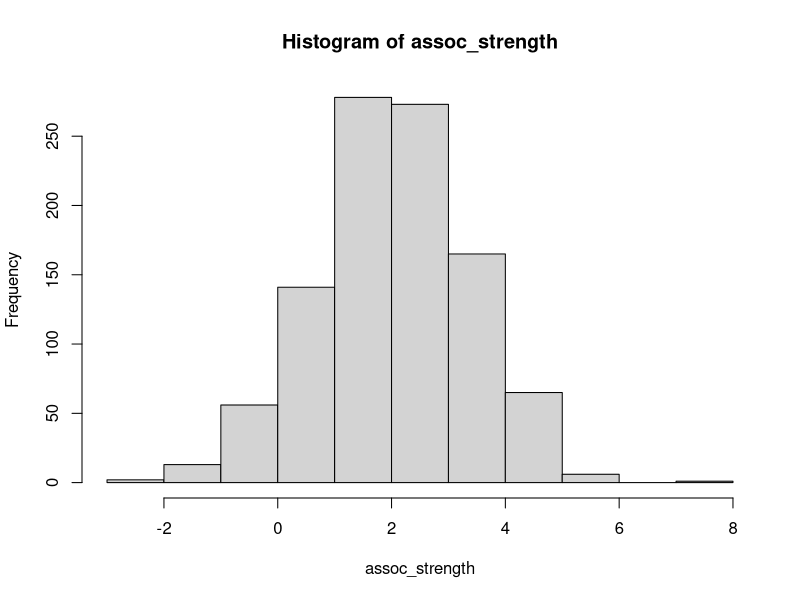
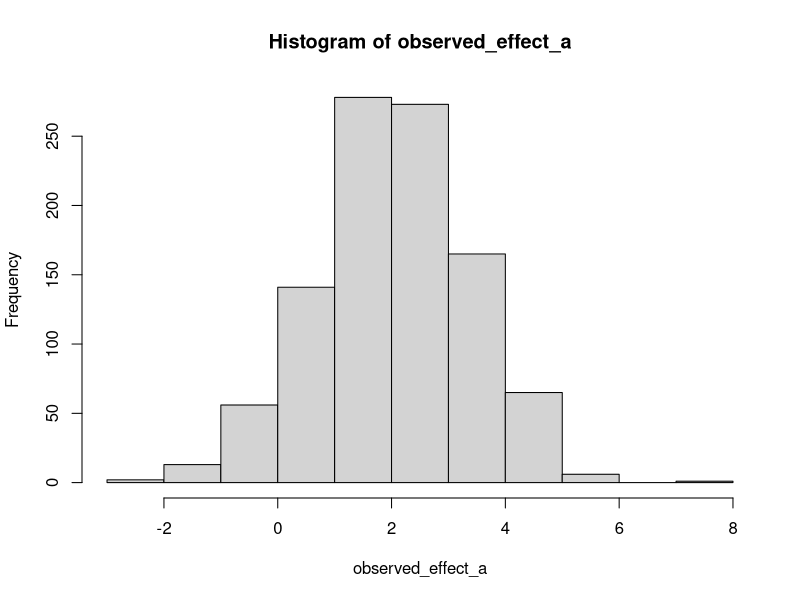
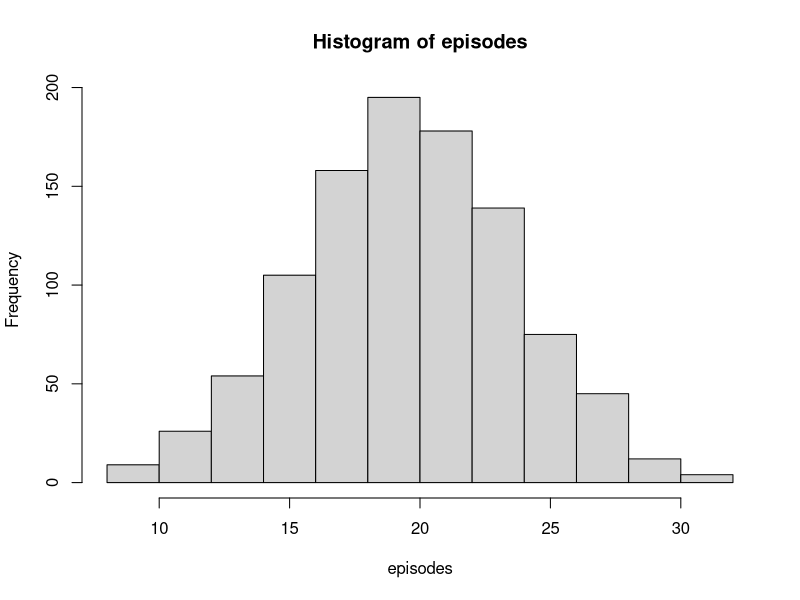
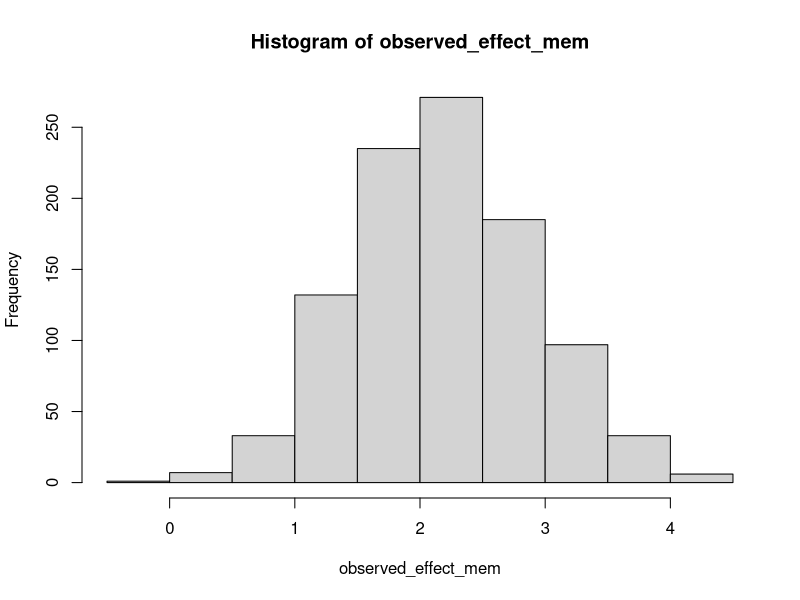
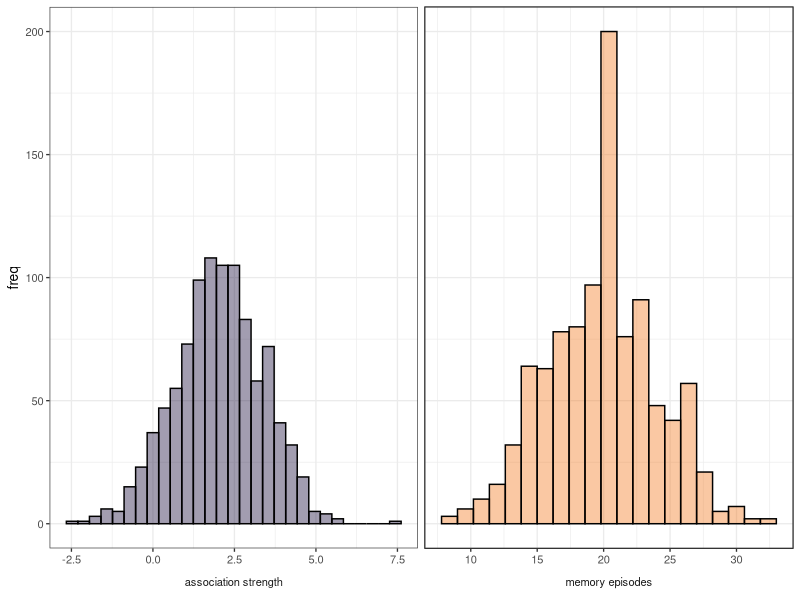
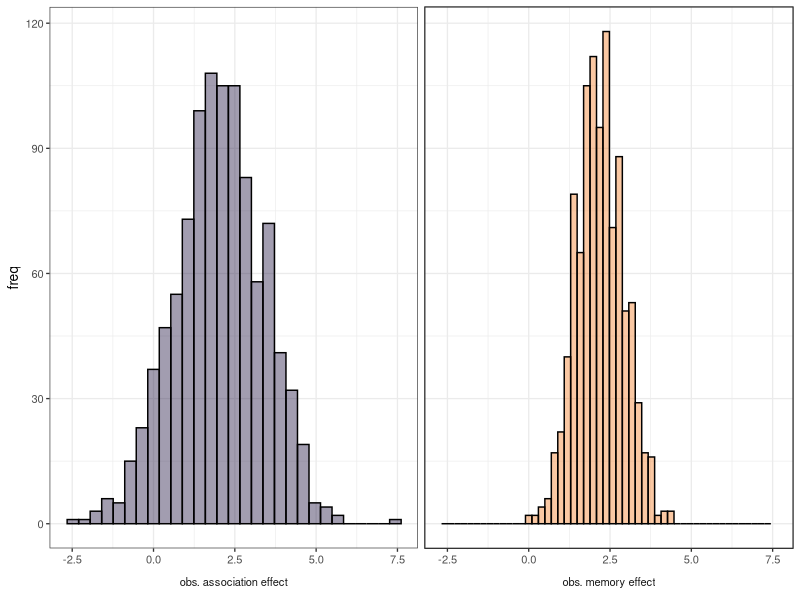
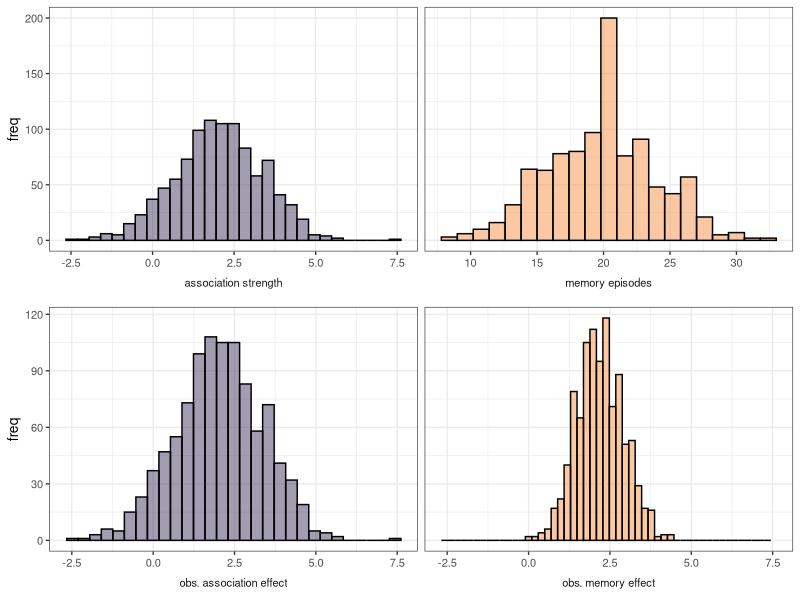
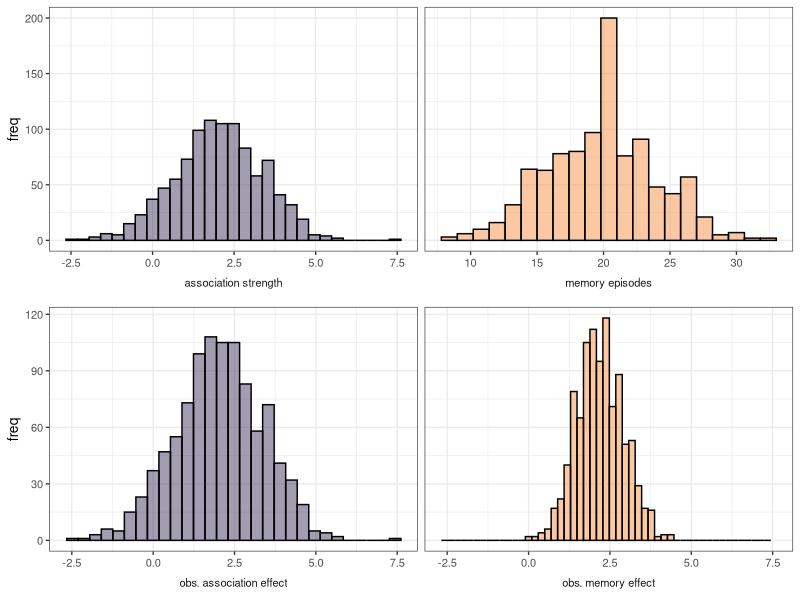

Recreate these plots in R, in order.
library(tidyverse)
library(ggplot2)
library(viridis)
library(ggpubr)

theme_set(theme_bw(base_size = 10,
                   base_family = "sans"))



noise <- rnorm(1000, 0, 0.1)

assoc_strength <- rnorm(1000, 2, 1.3)

hist(assoc_strength)
summary(assoc_strength)


# -measurement noise array
# -zugrundeliegende "echte" verteilungen (1 x normal, 1 x binomial mit vielen ziehungen)
# -transformation der zugrundeliegenden verteilungen in beobachtbare effekte 
# (normal+noise, logarithmische transformation von binomialergebnis
  
observed_effect_a <- assoc_strength
hist(observed_effect_a)
summary(observed_effect_a)
var(observed_effect_a)

episodes <- rbinom(1000, 100, 0.2)
hist(episodes)
summary(episodes)


observed_effect_mem <- noise*1.5*episodes^(1/2) + 1/2*episodes^(1/2)
hist(observed_effect_mem)
summary(observed_effect_mem)
var(observed_effect_mem)


mydata <- data.frame(association = assoc_strength, memory = episodes) |> 
  pivot_longer(everything(), names_to = "mechanism", values_to = "value")

hist.background <- ggplot(data=mydata, aes(x=value, color=mechanism, fill=mechanism)) +
  geom_histogram(aes(x=value), alpha=0.4, color="black", show.legend = FALSE, 
                 binwidth = function(x) 2 * IQR(x) / (length(x)^(1/3)),na.rm=T) +
  labs(y="freq", x = "") +
  scale_color_viridis(discrete = TRUE, begin=0.1, end=0.7, option="inferno") +
  scale_fill_viridis(discrete = TRUE, begin=0.1, end=0.7, option="inferno")

hist.background.final <- hist.background +
  facet_grid(.~mechanism, labeller = as_labeller(
    c(association = "association strength", 
      memory = "memory episodes")),
             scales = "free_x", switch = 'x') +
  theme(strip.background = element_blank(), 
        strip.placement = "outside",
        axis.title.x = element_blank())

hist.background.final

mydata.obs <- data.frame(association = observed_effect_a, memory = observed_effect_mem) |> 
  pivot_longer(everything(), names_to = "mechanism", values_to = "value")

hist.observed <- ggplot(data=mydata.obs, aes(x=value, color=mechanism, fill=mechanism)) +
  geom_histogram(aes(x=value), alpha=0.4, color="black", show.legend = FALSE, 
                 binwidth = function(x) 2 * IQR(x) / (length(x)^(1/3)),na.rm=T) + #Freedman-Diaconis Rule for binwidth) + 
  labs(y="freq", x = "observed effect") +
  scale_color_viridis(discrete = TRUE, begin=0.1, end=0.7, option="inferno") +
  scale_fill_viridis(discrete = TRUE, begin=0.1, end=0.7, option="inferno")

hist.observed.final <- hist.observed +
  facet_grid(.~mechanism, labeller = as_labeller(
    c(association = "obs. association effect", 
      memory = "obs. memory effect")),
     switch = 'x') + 
  theme(strip.background = element_blank(), 
        strip.placement = "outside",
        axis.title.x = element_blank())

hist.observed.final

p_truncated <- ggarrange(hist.background.final, hist.observed.final,nrow = 2)

p_truncated

ggsave(file="plots/Plot_Truncated-Data.tiff", p_truncated, 
       device = tiff, width = 114.3, height = 88.9, units = "mm", limitsize = FALSE, dpi = 600)

ggsave(file="plots/Plot_Truncated-Data.jpeg", p_truncated, 
       device = jpeg, width = 114.3, height = 88.9, units = "mm", limitsize = FALSE, dpi = 600)
